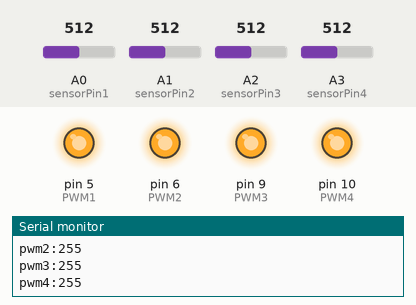
This sketch was run on a simulated Arduino Uno, built with avr-gcc and run on an emulated ATmega328P. On the bench: output pins drawn as LEDs (lit = HIGH), the last lines printed to the serial monitor. Inputs (shaded band) come from the test bench; at power-on: A0 (sensorPin1) = 512, A1 (sensorPin2) = 512, A2 (sensorPin3) = 512, A3 (sensorPin4) = 512.

Above: at 4.8 s.
4.9 s: A0 (sensorPin1) set to 218
9.9 s: A0 (sensorPin1) set to 181
At 13.3 s:
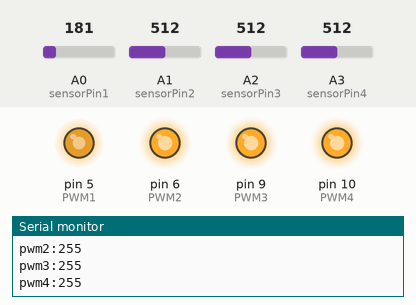
14.9 s: A1 (sensorPin2) set to 207
19.9 s: A1 (sensorPin2) set to 192
At 21.4 s:
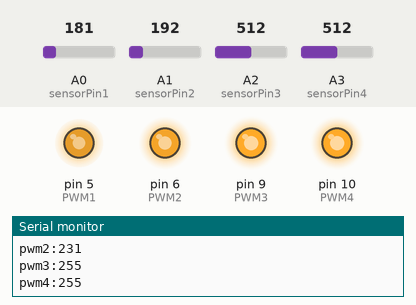
24.9 s: A2 (sensorPin3) set to 213
29.9 s: A2 (sensorPin3) set to 185
At 32.6 s:
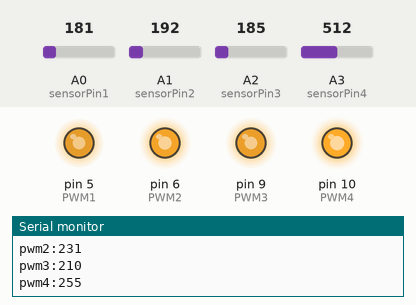
Timing chart, 0 to 34.1 s (numbered marks = the images above; inputs shaded):
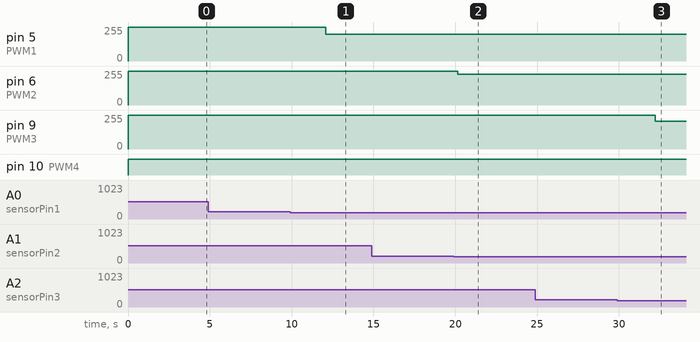

Measured:
- the behaviour switches between 200 and 199 on A0 (sensorPin1) (found by bisection; images 0 and 1)
- after the input at 9.9 s, pin 5 (PWM1): 255/255 → 199/255 after 2.2 s
- after the input at 19.9 s, pin 6 (PWM2): 255/255 → 231/255 after 0.25 s
- after the input at 29.9 s, pin 9 (PWM3): 255/255 → 210/255 after 2.3 s

The sketch:

temperaturesensor_fan_integration_test.ino
```cpp
int sensorPin1 = A0;
int sensorPin2 = A1;
int sensorPin3 = A2;
int sensorPin4 = A3;
int PWM1 = 5;
int PWM2 = 6;
int PWM3 = 9;
int PWM4 = 10;
int sensorVal1;
int sensorVal2;
int sensorVal3;
int sensorVal4;
int PWMVal1=20;
int PWMVal2=20;
int PWMVal3=20;
int PWMVal4=20;

//int sensorInput;    //The variable we will use to store the sensor input
double temp1;        //The variable we will use to store temperature in degrees.
double temp2;
double temp3;
double temp4;

void setup() {
  // put your setup code here, to run once:
  pinMode(sensorPin1, INPUT);
  pinMode(sensorPin2, INPUT);
  pinMode(sensorPin3, INPUT);
  pinMode(sensorPin4, INPUT);
  pinMode(PWM1, OUTPUT);
  pinMode(PWM2, OUTPUT);
  pinMode(PWM3, OUTPUT);
  pinMode(PWM4, OUTPUT);
  Serial.begin(9600);
}

void loop() {
  // put your main code here, to run repeatedly:
  //this code prints sensor value to the console
  sensorVal1 = analogRead(sensorPin1);
  sensorVal2 = analogRead(sensorPin2);
  sensorVal3 = analogRead(sensorPin3);
  sensorVal4 = analogRead(sensorPin4);
/*
  Serial.print("Voltage from the temperature sensor1: ");Serial.println(sensorVal1);
  Serial.print("Voltage from the temperature sensor2: ");Serial.println(sensorVal2);
  Serial.print("Voltage from the temperature sensor3: ");Serial.println(sensorVal3);
  Serial.print("Voltage from the temperature sensor4: ");Serial.println(sensorVal4);
*/

  //set upper limit cap on sensor value.
  if(sensorVal1 >200){
    sensorVal1 = 200;
  }

 if(sensorVal2 >200){
    sensorVal2 = 200;
  }

  if(sensorVal3 >200){
    sensorVal3 = 200;
  }

  if(sensorVal4 >200){
    sensorVal4 = 200;
  }
  //map and assign pwm values to the fan output 0 to 255 corresponds to 0 to 100%
  PWMVal1=map(sensorVal1, 120, 200, 20, 255); // syntax is as follows: map(value;fromLow,fromHigh,toLow,toHigh)
                                              // 160 approximately 25.68(around 26)                                                                             //Re-maps a number from one range to another.
                                                                                                                            //That is, a value of fromLow would get mapped to toLow,
                                                                                                                            //a value of fromHigh to toHigh, values in-between to values in-between, etc.
   //map and assign pwm values to the fan output 0 to 255 corresponds to 0 to 100%
  PWMVal2 = map(sensorVal2, 120, 200, 20, 255); // syntax is as follows: map(value;fromLow,fromHigh,toLow,toHigh)
                                              // 160 approximately 25.68(around 26)                                                                             //Re-maps a number from one range to another.
                                                                                                                            //That is, a value of fromLow would get mapped to toLow,
                                                                                                                            //a value of fromHigh to toHigh, values in-between to values in-between, etc.


  //map and assign pwm values to the fan output 0 to 255 corresponds to 0 to 100%
  PWMVal3 = map(sensorVal3, 120, 200, 20, 255); // syntax is as follows: map(value;fromLow,fromHigh,toLow,toHigh)
                                              // 160 approximately 25.68(around 26)

//                                             //map and assign pwm values to the fan output 0 to 255 corresponds to 0 to 100%
  PWMVal4 = map(sensorVal4, 120, 200, 20, 255); // syntax is as follows: map(value;fromLow,fromHigh,toLow,toHigh)
//                                              // 160 approximately 25.68(around 26)


//  Serial.print("pwm value Fan 2: ");Serial.println(PWMVal2);
  //set 200 as out cutout or cut in limit where the fan switches from off.
  if(sensorVal1 <120 ){
    PWMVal1 = 0;
  }
    if(sensorVal2 <120 ){
    PWMVal2 = 0;
  }
  if(sensorVal3 <120 ){
    PWMVal3 = 0;
  }
  if(sensorVal4 <120 ){
    PWMVal4 = 0;
 }

  //write the PWM value to the pwm output pin
  analogWrite(PWM1, PWMVal1);
  analogWrite(PWM2, PWMVal2);
  analogWrite(PWM3, PWMVal3);
  analogWrite(PWM4, PWMVal4);

    temp1 = (double)sensorVal1 / 1024;       //find percentage of input reading
    temp1 = temp1 * 5;                 //multiply by 5V to get voltage
    temp1 = temp1 - 0.5;               //Subtract the offset
    temp1 = temp1 * 100;               //Convert to degrees


    temp2 = (double)sensorVal2 / 1024;       //find percentage of input reading
    temp2 = temp2 * 5;                 //multiply by 5V to get voltage
    temp2 = temp2 - 0.5;               //Subtract the offset
    temp2 = temp2 * 100;               //Convert to degrees

      temp3 = (double)sensorVal3 / 1024;       //find percentage of input reading
      temp3 = temp3 * 5;                 //multiply by 5V to get voltage
      temp3 = temp3 - 0.5;               //Subtract the offset
      temp3 = temp3 * 100;               //Convert to degrees


      temp4 = (double)sensorVal4 / 1024;       //find percentage of input reading
      temp4 = temp4 * 5;                 //multiply by 5V to get voltage
      temp4 = temp4 - 0.5;               //Subtract the offset
      temp4 = temp4 * 100;               //Convert to degrees

  //these values are what will be sent to the raspberry pi serial
  Serial.print("temp1:");Serial.println(temp1);
  Serial.print("temp1:");Serial.println(temp2);
  Serial.print("temp1:");Serial.println(temp3);
  Serial.print("temp1:");Serial.println(temp4);
  Serial.print("pwm1:");Serial.println(PWMVal1);
  Serial.print("pwm2:");Serial.println(PWMVal2);
  Serial.print("pwm3:");Serial.println(PWMVal3);
  Serial.print("pwm4:");Serial.println(PWMVal4);
delay(4000);

}
```
